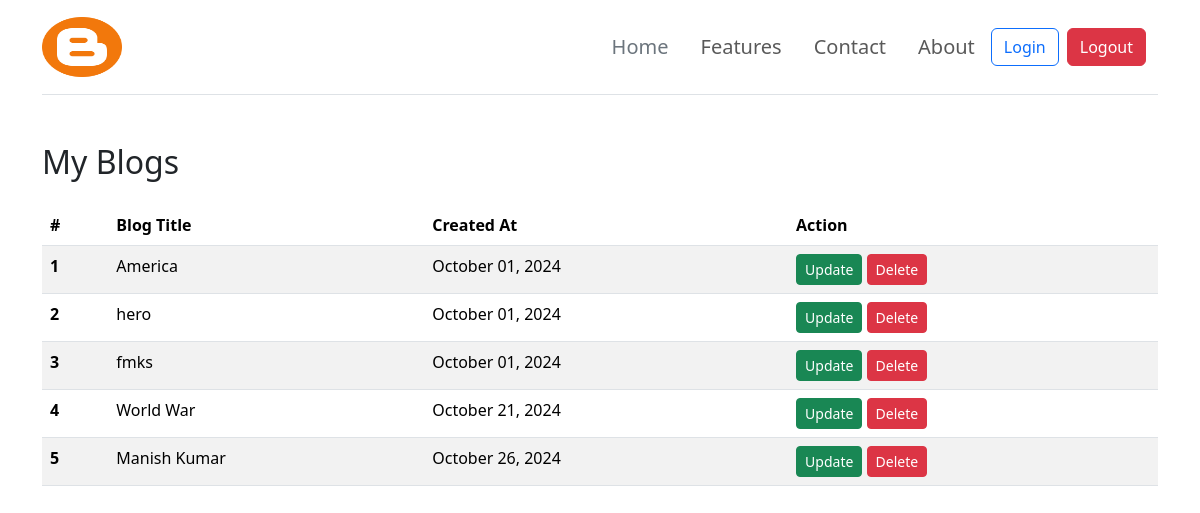
The app's page /blog/see_blog/ (signed in) with its own data.
### Blog/models.py (models this page shows, shortened)
class BlogModel(models.Model):
    title=models.CharField(max_length=1000)
    content =FroalaField()
    slug=models.SlugField(max_length=1000,null=True,blank=True)
    user=models.ForeignKey(User,blank=True, null=True, on_delete=models.CASCADE)
    image=models.ImageField(upload_to='blog')
    created_at=models.DateTimeField(auto_now_add=True)
    updated_at=models.DateTimeField(auto_now=True)
    is_approved = models.BooleanField(default=False)
    tags = TaggableManager()

### Blog/views.py (the view)
# urls.py: path('see_blog/', views.see_blog, name='see_blog'),
def see_blog(request):
    context = {}
    try:
        blog_objects = BlogModel.objects.filter(user=request.user)
        context = {'blog_objects': blog_objects}
    except Exception as e:
        print(e)
    return render(request, 'see_blog.html', context)

### Blog/templates/see_blog.html (shortened to what this page needs)
{% extends 'base.html' %}
{% load static %}
{% block content %}
<div class="container mt-5">
    <h2 class="mb-4">My Blogs</h2>
    <table class="table table-striped">
        <thead>
            <tr>
                <th scope="col">#</th>
                <th scope="col">Blog Title</th>
                <th scope="col">Created At</th>
                <th scope="col">Action</th>
            </tr>
        </thead>
        <tbody>
            {% if blog_objects %}
                {% for blog in blog_objects %}
                <tr>
                    <th scope="row">{{ forloop.counter }}</th>
                    <td>{{ blog.title }}</td>
                    <td>{{ blog.created_at|date:"F d, Y" }}</td>
                    <td>
                        <a href="{% url 'update_blog' blog.slug %}" class="btn btn-success btn-sm">Update</a>
                        <a href="{% url 'delete_blog' blog.id %}" class="btn btn-danger btn-sm">Delete</a>
                    </td>
                </tr>
                {% endfor %}
            {% else %}
                <tr>
                    <td colspan="4">No blogs found.</td>
                </tr>
            {% endif %}
        </tbody>
    </table>
</div>
{% endblock content %}

### records on screen
BlogModel: title "America", created_at "October 01, 2024"
BlogModel: title "hero", created_at "October 01, 2024"
BlogModel: title "fmks", created_at "October 01, 2024"
BlogModel: title "World War", created_at "October 21, 2024"
BlogModel: title "Manish Kumar", created_at "October 26, 2024"
